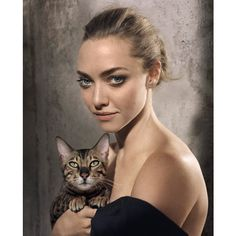
#> input picture object-recog-cat-human-pretrained-model/test-image-combo.jpg, 236 x 236 px
$ jupyter execute object-recog-cat-human.ipynb
#> lines starting #> are read from the running program, lines starting #| are printed output that depends on the picture; after the words box and inside, x2 and y2 are one past the last pixel; in counts of white or black regions, pixels touching at a corner belong together
[cell 1]
import cv2

[cell 2]
image = cv2.imread("test-image-combo.jpg")
#> image is the input picture: shape (236, 236, 3); mean B, G, R 122.6, 131.9, 146.7
gray = cv2.cvtColor(image, cv2.COLOR_BGR2GRAY)
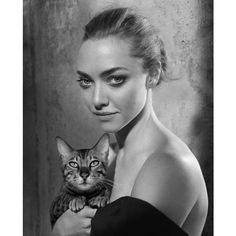
#> gray: shape (236, 236); min 0, max 255, mean 135.3

[cell 3]
haarcascade_cats = cv2.CascadeClassifier(cv2.data.haarcascades + "haarcascade_frontalcatface.xml")
cats = haarcascade_cats.detectMultiScale(gray, 1.3, 5)
#> cats = [[58, 143, 51, 51]]

haarcascade_faces = cv2.CascadeClassifier(cv2.data.haarcascades + "haarcascade_frontalface_default.xml")
faces = haarcascade_faces.detectMultiScale(gray, 1.3, 5)
#> faces = [[48, 41, 102, 102]]

[cell 4]
for (x,y,w,h) in cats:
    cv2.rectangle(image,(x,y),(x+w,y+h),(255,0,0),2)
#> this loop made 1 pass
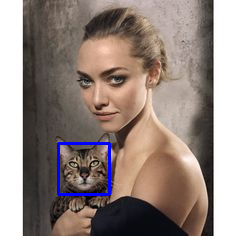
#> image: shape (236, 236, 3); 1.09% of pixels changed, all inside (x1, y1, x2, y2) = (57, 142, 111, 196)

for (x,y,w,h) in faces:
    cv2.rectangle(image,(x,y),(x+w,y+h),(255,0,0),2)
#> this loop made 1 pass
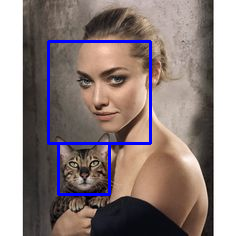
#> image: shape (236, 236, 3); 1.9% of pixels changed, all inside (x1, y1, x2, y2) = (47, 40, 152, 145)

[cell 5]
print (("Number Of Cats Detected ="), len(cats))
#| Number Of Cats Detected = 1
print (("Number Of Faces Detected ="), len(faces))
#| Number Of Faces Detected = 1

cv2.imshow("Detected", image)
cv2.waitKey(0)
#> Out = 27
